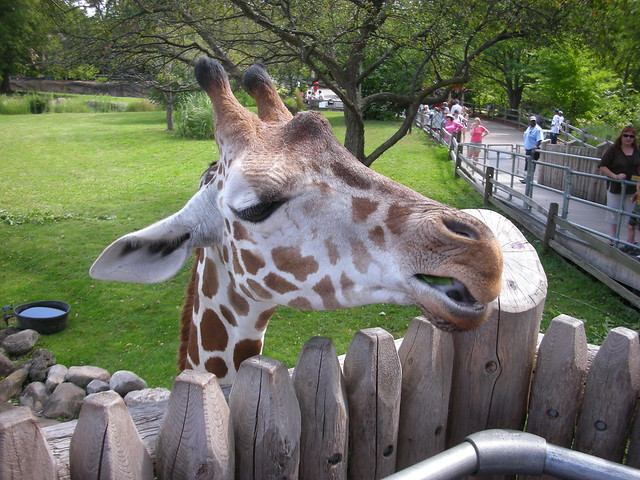
#> input picture OpenCV_Practitioner_Guide/images/giraffe.jpg, 640 x 480 px, found by its file name
$ jupyter execute opencv_rgb.ipynb
#> lines starting #> are read from the running program, lines starting #| are printed output that depends on the picture
<a href="https://colab.research.google.com/github/JSJeong-me/OpenCV_Practitioner_Guide_1/blob/main/opencv_rgb.ipynb" target="_parent"></a>

### OpenCV_Practitioner_Guide_1
### Created by Joon Soo Jeong  /  PhD

[cell 1]
import cv2

[cell 2]
from google.colab.patches import cv2_imshow

[cell 3]
src = cv2.imread('./giraffe.jpg', cv2.IMREAD_GRAYSCALE) # cv2.IMREAD_COLOR, cv2.IMREAD_GRAYSCALE, cv2.IMREAD_UNCHANGED
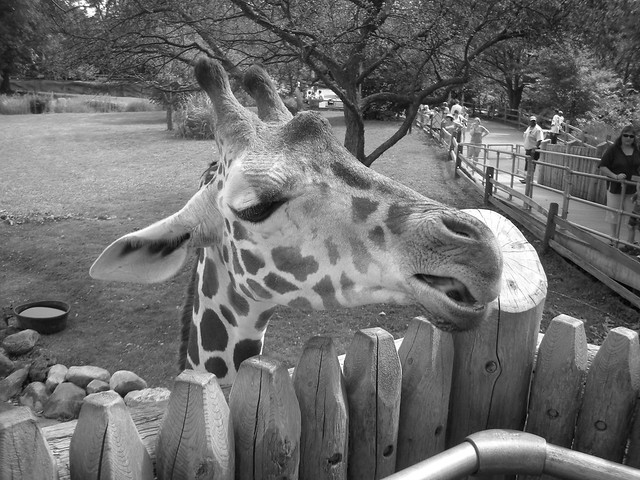
#> src: shape (480, 640); min 0, max 255, mean 109.1

[cell 4]
cv2_imshow(src)

[cell 5]
src = cv2.imread('./giraffe.jpg')
#> src is the input picture: shape (480, 640, 3); mean B, G, R 94.9, 112.1, 108.6

[cell 6]
b,g,r = cv2.split(src)
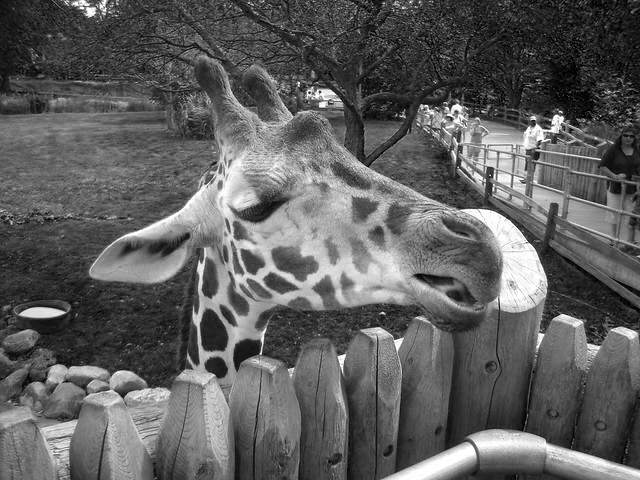
#> b: shape (480, 640); min 0, max 255, mean 94.9
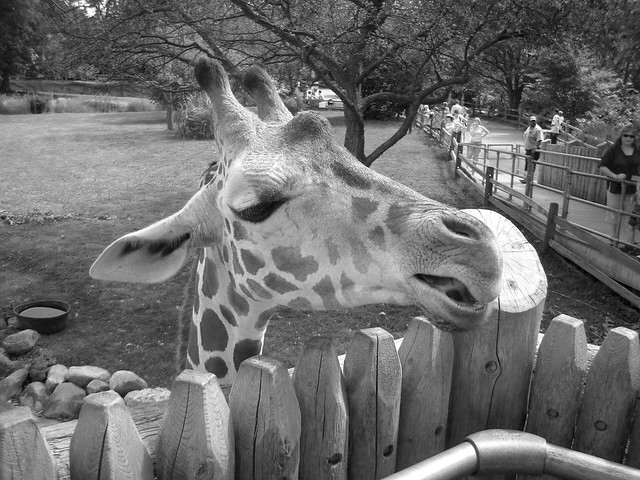
#> r: shape (480, 640); min 0, max 255, mean 108.6

[cell 7]
reverse_img = cv2.merge((r,g,b))
